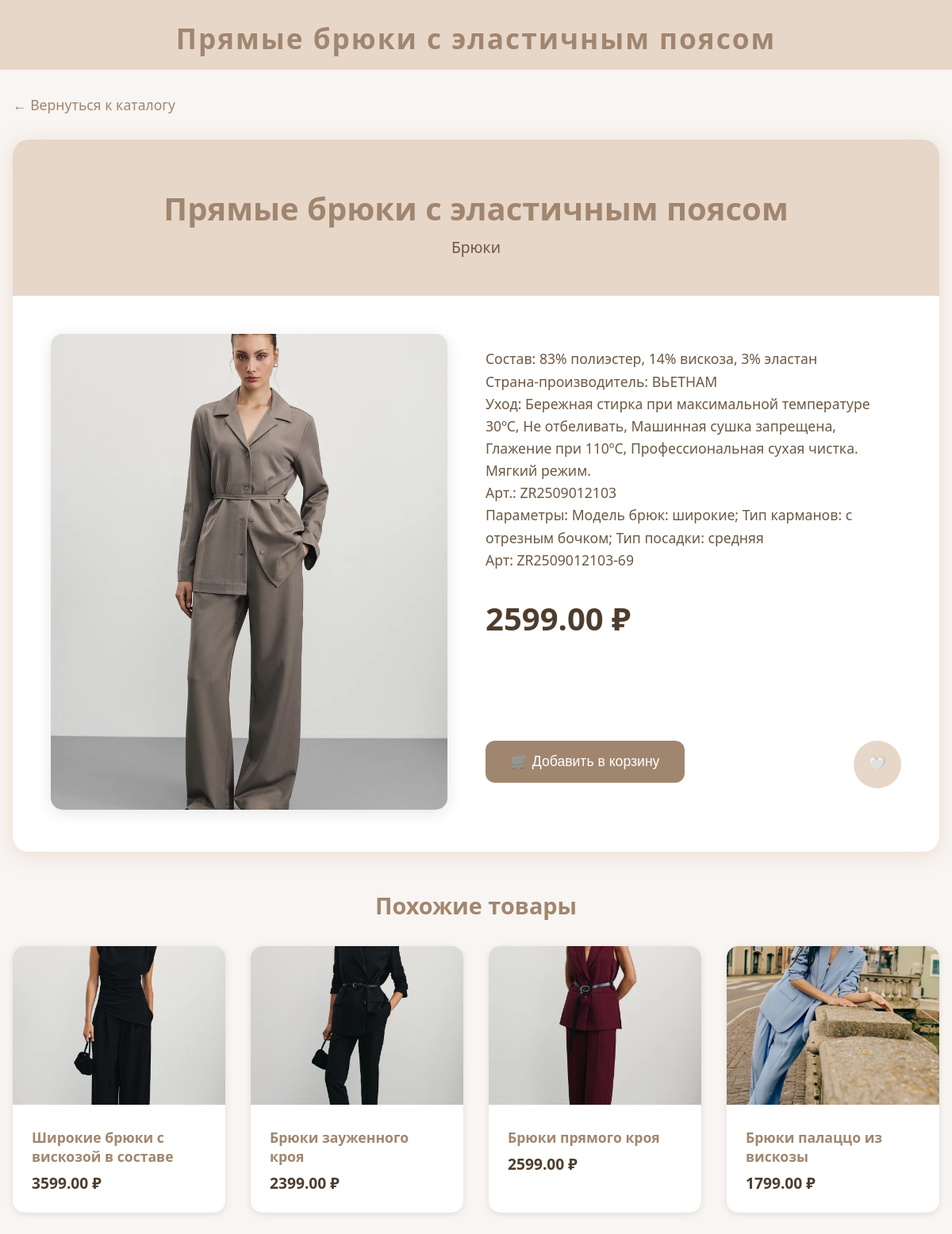
Screenshot of /shop/product/1/ with the database file from the repository.
### shop/models.py (models this page shows, shortened)
class Product(models.Model):
    name = models.CharField('Название', max_length=120)
    description = models.TextField('Описание', blank=True)
    price = models.DecimalField('Цена', max_digits=8, decimal_places=2)
    old_price = models.DecimalField('Старая цена', max_digits=8, decimal_places=2, null=True, blank=True)
    image = models.ImageField('Изображение', upload_to='products/')
    category = models.CharField('Категория', max_length=60, blank=True)
    is_new = models.BooleanField('Новинка', default=False)
    is_popular = models.BooleanField('Популярное', default=False)
    is_sale = models.BooleanField('Распродажа', default=False)
    created_at = models.DateTimeField('Дата добавления', auto_now_add=True)

### shop/views.py (the view)
# urls.py: path('product/<int:product_id>/', views.product_detail, name='product_detail'),
def product_detail(request, product_id):
    product = get_object_or_404(Product, id=product_id)
    cart_items = []
    cart_total = 0
    if request.session.session_key:
        cart_items = CartItem.objects.filter(session_key=request.session.session_key)
        cart_total = sum(item.get_total_price() for item in cart_items)
    is_favorite = False
    if request.user.is_authenticated:
        is_favorite = Favorite.objects.filter(user=request.user, product=product).exists()
    elif request.session.session_key:
        is_favorite = Favorite.objects.filter(session_key=request.session.session_key, product=product).exists()
    similar_products = Product.objects.filter(category=product.category).exclude(id=product.id)[:4]
    context = {
        'product': product,
        'cart_items': cart_items,
        'cart_total': cart_total,
        'cart_count': len(cart_items),
        'is_favorite': is_favorite,
        'similar_products': similar_products,
    }
    return render(request, 'shop/product_detail.html', context)

### shop/templates/shop/product_detail.html (shortened to what this page needs)
<!DOCTYPE html>
<html lang="ru">
<head>
</head>
<body>
    <div class="header">
        {{ product.name }}
    </div>
    <div class="container">
        <a href="{% url 'product_list' %}" class="back-link">← Вернуться к каталогу</a>
        <div class="product-detail">
            <div class="product-header">
                <h1 class="product-title">{{ product.name }}</h1>
                <div class="product-category">{{ product.category }}</div>
            </div>
            <div class="product-content">
                <div class="product-image">
                    {% if product.image %}
                        <img src="{{ product.image.url }}" alt="{{ product.name }}">
                    {% else %}
                        <div style="width:100%;height:600px;background:#f8f5f2;display:flex;align-items:center;justify-content:center;color:#ccc;border-radius:15px;">
                            Нет фото
                        </div>
                    {% endif %}
                </div>
                <div class="product-info">
                    <div>
                        <div class="product-description">
                            {{ product.description|linebreaks }}
                        </div>
                        <div class="product-price">
                            {{ product.price }} ₽
                        </div>
                    </div>
                    <div class="product-actions">
                        <form method="post" action="{% url 'add_to_cart' product.id %}" class="add-to-cart-form" style="flex: 1;">
                            <button type="submit" class="btn btn-primary">
                                🛒 Добавить в корзину
                            </button>
                        </form>
                        <button class="btn btn-secondary {% if is_favorite %}active{% endif %}"
                                onclick="toggleFavorite({{ product.id }}, this)">
                            {% if is_favorite %}❤️{% else %}🤍{% endif %}
                        </button>
                    </div>
                </div>
            </div>
        </div>
        {% if similar_products %}
        <div class="similar-products">
            <h2 class="similar-title">Похожие товары</h2>
            <div class="similar-grid">
                {% for similar in similar_products %}
                <div class="similar-card" onclick="window.location.href='{% url 'product_detail' similar.id %}'">
                    {% if similar.image %}
                        <img src="{{ similar.image.url }}" alt="{{ similar.name }}">
                    {% else %}
                        <div style="width:100%;height:200px;background:#f8f5f2;display:flex;align-items:center;justify-content:center;color:#ccc;">
                            Нет фото
                        </div>
                    {% endif %}
                    <div class="similar-card-content">
                        <div class="similar-card-title">{{ similar.name }}</div>
                        <div class="similar-card-price">{{ similar.price }} ₽</div>
                    </div>
                </div>
                {% endfor %}
            </div>
        </div>
        {% endif %}
    </div>
</body>
</html>

### shop/templates/shop/product_detail.html (style rules this page uses)
body { margin: 0; font-family: 'Segoe UI', Arial, sans-serif; background: #f8f5f2; color: #4e3d2c; }
.header { background: #e7d7c9; padding: 1.5rem 0 1rem 0; text-align: center; font-size: 2.2rem; font-weight: bold; color: #a1866f; letter-spacing: 2px; position: relative; }
.container { max-width: 1200px; margin: 0 auto; padding: 2rem 1rem; }
.product-detail { background: white; border-radius: 20px; box-shadow: 0 4px 24px #e7d7c9cc; overflow: hidden; margin-bottom: 3rem; }
.product-header { background: #e7d7c9; padding: 2rem; text-align: center; }
.product-title { font-size: 2.5rem; color: #a1866f; margin-bottom: 0.5rem; font-weight: bold; }
.product-category { font-size: 1.2rem; color: #6d5843; margin-bottom: 1rem; }
.product-content { display: flex; gap: 3rem; padding: 3rem; }
.product-image { flex: 1; max-width: 500px; }
.product-image img { width: 100%; height: 600px; object-fit: cover; border-radius: 15px; box-shadow: 0 4px 20px rgba(0,0,0,0.1); }
.product-info { flex: 1; display: flex; flex-direction: column; justify-content: space-between; }
.product-description { font-size: 1.1rem; line-height: 1.6; color: #6d5843; margin-bottom: 2rem; }
.product-price { font-size: 2.5rem; color: #4e3d2c; font-weight: bold; margin-bottom: 2rem; }
.product-actions { display: flex; gap: 1rem; margin-bottom: 2rem; }
.btn { padding: 1rem 2rem; border: none; border-radius: 12px; font-size: 1.1rem; cursor: pointer; transition: all 0.2s; text-decoration: none; display: inline-flex; align-items: center; gap: 0.5rem; }
.btn-primary { background: #a1866f; color: white; flex: 1; }
.btn-secondary { background: #e7d7c9; color: #6d5843; padding: 1rem; border-radius: 50%; width: 60px; height: 60px; justify-content: center; }
.similar-products { margin-top: 3rem; }
.similar-title { font-size: 1.8rem; color: #a1866f; margin-bottom: 2rem; text-align: center; }
.similar-grid { display: grid; grid-template-columns: repeat(auto-fit, minmax(250px, 1fr)); gap: 2rem; }
.similar-card { background: white; border-radius: 15px; box-shadow: 0 2px 10px rgba(0,0,0,0.1); overflow: hidden; transition: transform 0.2s; cursor: pointer; }
.similar-card img { width: 100%; height: 200px; object-fit: cover; }
.similar-card-content { padding: 1.5rem; }
.similar-card-title { font-size: 1.1rem; color: #a1866f; margin-bottom: 0.5rem; font-weight: 600; }
.similar-card-price { font-size: 1.2rem; color: #4e3d2c; font-weight: bold; }
.back-link { display: inline-block; margin-bottom: 2rem; color: #a1866f; text-decoration: none; font-size: 1.1rem; transition: color 0.2s; }

### rows the page displays
Product: name "Прямые брюки с эластичным поясом", category "Брюки", image (picture), description "Состав: 83% полиэстер, 14% вискоза, 3% эластан Страна-производитель: ВЬЕТНАМ Уход: Бережная стирка при максимальной температуре 30ºС, Не отбеливать, Машинная сушка запрещена, Глажение при 110ºС, Профессиональная сухая чистка. Мягкий режим. Арт.: ZR2509012103 Параметры: Модель брюк: широкие; Тип карманов: с отрезным бочком; Тип посадки: средняя Арт: ZR2509012103-69", price "2599.00"
Product: image (picture), name "Широкие брюки с вискозой в составе", price "3599.00"
Product: image (picture), name "Брюки зауженного кроя", price "2399.00"
Product: image (picture), name "Брюки прямого кроя", price "2599.00"
Product: image (picture), name "Брюки палаццо из вискозы", price "1799.00"
